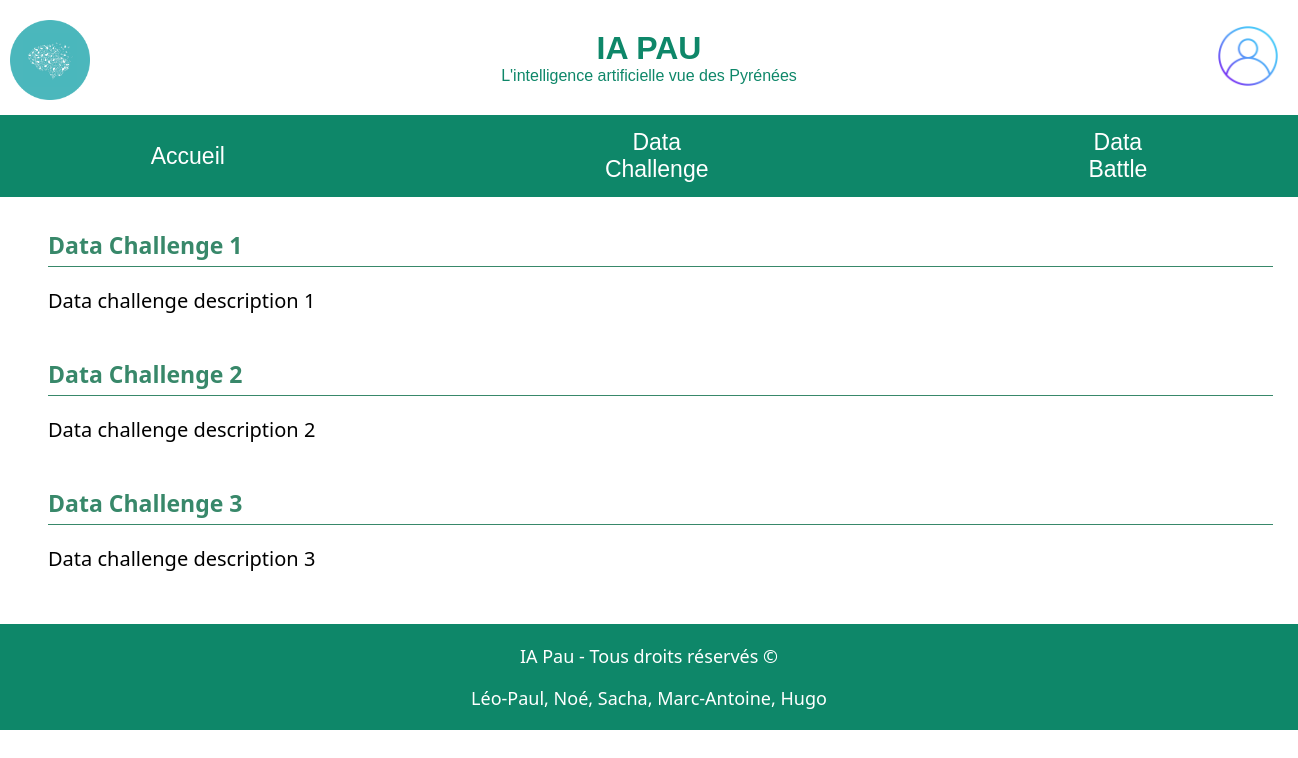
/php/liste-data-events.php?typeDataEvent=challenge, run on an earlier commit of the app's database.
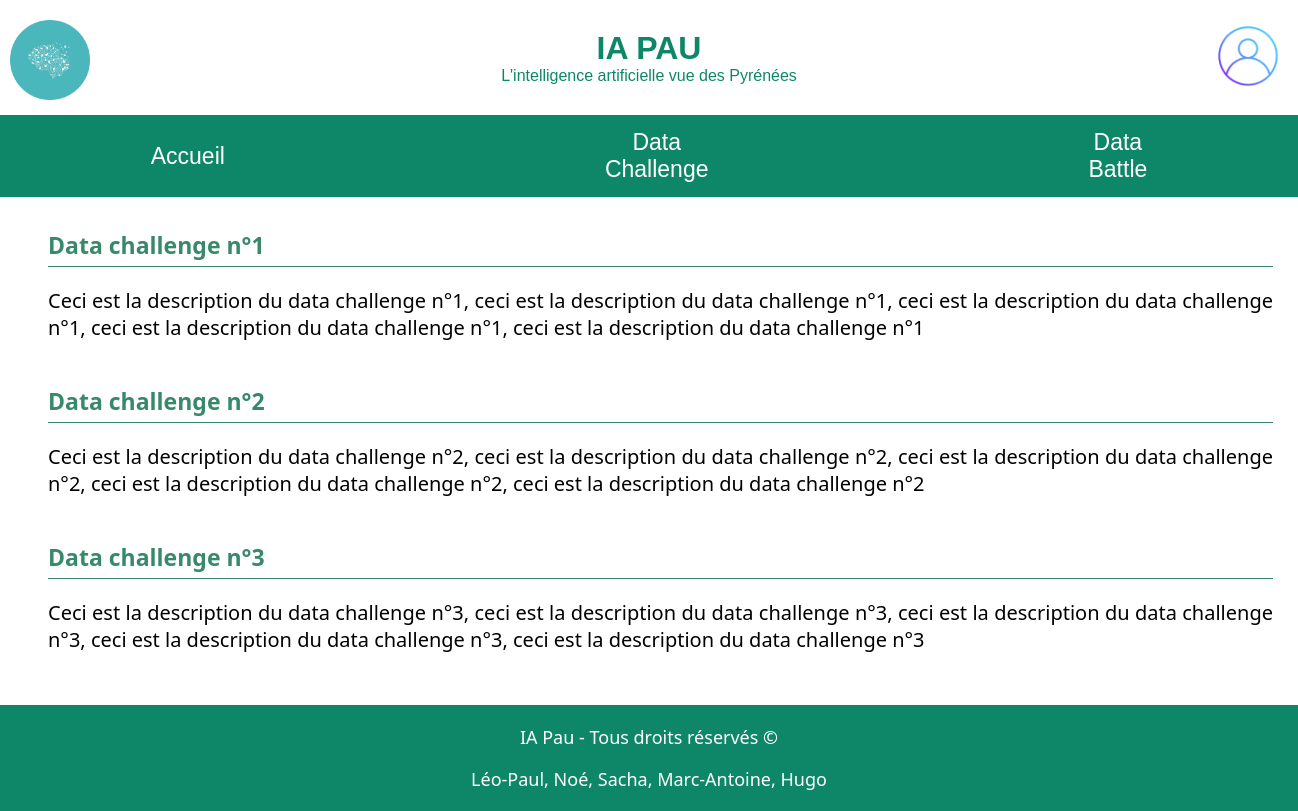
And on a later commit of the database.
### tables this page shows
create table DataEvent (
    idDataEvent INTEGER primary key unique not null auto_increment, 
    typeDataEvent ENUM('DataChallenge','DataBattle'),
    dateDebut DATETIME, 
    dateFIN DATETIME,
    dateCreation DATETIME,
    descript TEXT,
    entreprise VARCHAR(100),
    titre VARCHAR(100),
    idGestionnaire INTEGER,
    foreign key fk_Gestionnaire(idGestionnaire) references Utilisateur(idUtilisateur)
);

### php/bdd.php (called while the page is built, shortened)
<?php
function getAllFromRequest($mysqlClient,$request) {
    try {
        $statement = $mysqlClient->prepare($request);
        $statement->execute();
        $tableau = $statement->fetchAll();
        return $tableau;
    }
    catch(Exception $e) {
        die('Erreur : ' . $e->getMessage());
    }
}
?>

### php/liste-data-events.php (the view, shortened to what this page needs)
<?php
    include("../php/bdd.php");
?>
<!DOCTYPE HTML>
<html>
    <head>
        <link rel="stylesheet" type="text/css" href="../css/general.css" />
        <link rel="stylesheet" type="text/css" href="../css/header.css" />
        <link rel="stylesheet" type="text/css" href="../css/footer.css" />
        <link rel="stylesheet" type="text/css" href="../css/liste-data-events.css" />
    </head>
    <body>
        <?php
            include("header.php");
        ?>
        <main>
            <?php
                $conn = connexion($serveur, $bdd, $user, $pass);
                if ($_SESSION["typeDataEvent"] == "challenge") {
                    $requete = "SELECT * FROM DataEvent WHERE typeDataEvent='DataChallenge';";
                    $resultat = getAllFromRequest($conn, $requete);
                }
                else if ($_SESSION["typeDataEvent"] == "battle") {
                    $requete = "SELECT * FROM DataEvent WHERE typeDataEvent='DataBattle';";
                    $resultat = getAllFromRequest($conn, $requete);
                }
                $nbrResultats = count($resultat);
                echo "<div id='liste-events'>";
                for ($i=0; $i<$nbrResultats; $i++) {
                    echo "
                    <div class='event'>
                        <a href='../php/data-event.php?idDataEvent=".$resultat[$i]["idDataEvent"]."'>
                            <div class='titre-event'>
                                <span>".$resultat[$i]["titre"]."</span>
                            </div>
                            <p>".$resultat[$i]["descript"]."</p>
                        </a>
                    </div>
                    ";
                }
                echo "</div>";
            ?>
        </main>
        <footer>
            <?php
                include("footer.php");
            ?>
        </footer>
    </body>
</html>

### php/header.php (shortened to what this page needs)
<link rel="stylesheet" type="text/css" href="/css/header.css" />
<header>
    <div class="banniere">
        <a href="/index.php">
            <img src="/img/iapau_round.png" id="logo"/>
        </a>
        <div class="text"></a>
            <h1>IA PAU</h1>
            <p>L'intelligence artificielle vue des Pyrénées</p>
        </div>
        <div id="profilHeader">
            <a href=<?php if ($_SESSION["estConnecte"]) {echo("/php/profil.php");} else { echo("/php/connexion/connexion.php");}?>> <img id="Client" src="/img/Client.png" alt="Client"/> </a>
        </div>
    </div>
    <div class="menu-banniere">
        <a href="/index.php">Accueil</a>
        <a href="/php/liste-data-events.php?typeDataEvent=challenge">Data Challenge</a>
        <a href="/php/liste-data-events.php?typeDataEvent=battle">Data Battle</a>
    </div>
</header>

### php/footer.php
<footer>
    <p>IA Pau - Tous droits réservés ©</p>
    <p>Léo-Paul, Noé, Sacha, Marc-Antoine, Hugo</p>
</footer>

### css/general.css (style rules this page uses)
body { margin: 0px; padding: 0px; }
main { font-family: system-ui, -apple-system, BlinkMacSystemFont, 'Segoe UI', Roboto, Oxygen, Ubuntu, Cantarell, 'Open Sans', 'Helvetica Neue', sans-serif; margin: 25px; }
a { text-decoration: none; }

### css/header.css (style rules this page uses)
.banniere { background-color: white; display: flex; align-items: center; justify-content: center; text-align: center; paddING: 20px; }
.banniere p { color: #0E8769; font-family: "montserrat", sans-serif; text-align: center; margin-top: 0; margin-bottom: 10px; }
.menu-banniere a { color: white; font-size: 23px; padding: 14px 190px 14px; width: 25%; font-family: "montserrat", sans-serif; text-decoration: none; transition: 0.4s ease; }
.menu-banniere { background-color: #0E8769; display: flex; align-items: center; justify-content: center; text-align: center; }
h1 { color: #0E8769; font-family: "montserrat", sans-serif; text-align: center; display: inline-block; margin-top: 10px; margin-bottom:0; }
#profilHeader { position: absolute; display: flex; right: 10px; align-items: center; }
#Client { top : 30px; height : 60px; padding: 10px; }
#logo { position : absolute; top : 20px; left: 10px; height : 80px; }

### css/footer.css (style rules this page uses)
footer { font-family: system-ui, -apple-system, BlinkMacSystemFont, 'Segoe UI', Roboto, Oxygen, Ubuntu, Cantarell, 'Open Sans', 'Helvetica Neue', sans-serif; padding: 1px 0px 1px 0px; left: 0px; bottom: 0px; background-color: #0E8769; width: 100%; text-align: center; font-size: 18px; color: white; }

### css/liste-data-events.css (style rules this page uses)
#liste-events a { color: black; transition: 0.3s ease; }
#liste-events .event { border-left: 3px solid rgba(255, 255, 255, 0); transition: 0.3s ease; }
#liste-events .event { padding-top: 7px; padding-bottom: 7px; margin-top: 10px; margin-bottom: 10px; padding-left: 20px; font-size: 20px; text-align: justify; }
#liste-events .event .titre-event { font-weight: bold; font-size: 20px; border-bottom: 1px solid rgb(56, 136, 106); padding-bottom: 5px; color: rgb(56, 136, 106); font-size: 23px; }

What changed in the data, as far as the page shows it:
changed dataevent: titre "Data Challenge 1" → "Data challenge n°1"; descript "Data challenge description 1" → "Ceci est la description du data challenge n°1, ceci est la description du data challenge n°1, ceci est la description du data challenge n°1, ceci est la description du data challenge n°1, ceci est la description du data challenge n°1"
changed dataevent: titre "Data Challenge 2" → "Data challenge n°2"; descript "Data challenge description 2" → "Ceci est la description du data challenge n°2, ceci est la description du data challenge n°2, ceci est la description du data challenge n°2, ceci est la description du data challenge n°2, ceci est la description du data challenge n°2"
changed dataevent: titre "Data Challenge 3" → "Data challenge n°3"; descript "Data challenge description 3" → "Ceci est la description du data challenge n°3, ceci est la description du data challenge n°3, ceci est la description du data challenge n°3, ceci est la description du data challenge n°3, ceci est la description du data challenge n°3"
